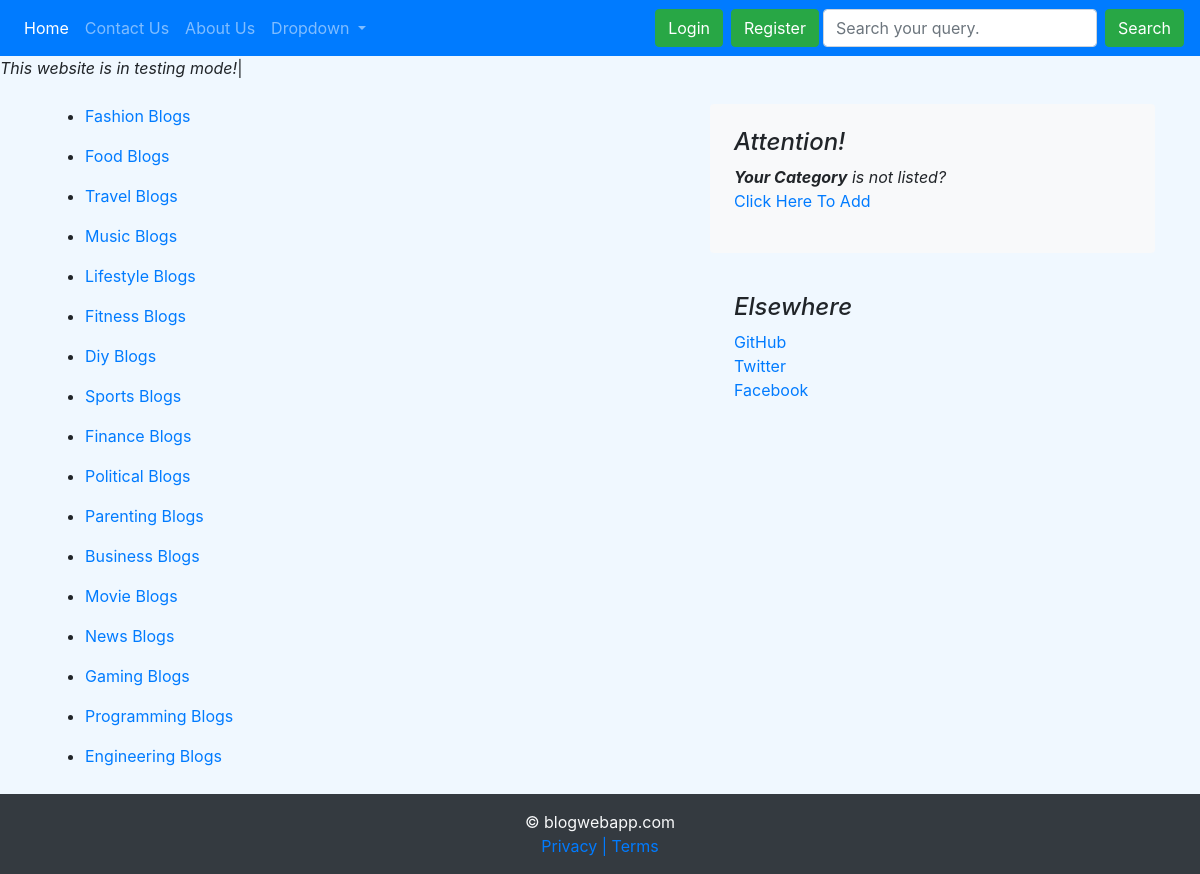
Screenshot of /catmenu/ with the database file from the repository.
### blog/models.py (models this page shows, shortened)
class Category(models.Model):
    name = models.CharField(max_length=150, default=" ")
    def __str__(self):
        return self.name
    class Meta:
        verbose_name_plural = "Categories"

### blog/views.py (the view)
# urls.py: path("catmenu/", views.catmenu, name="Catmenu"),
def catmenu(request):
    cat_menu_list = Category.objects.all()
    return render(request, 'blog/catmenu.html', {'cat_menu_list': cat_menu_list})

### blog/templates/blog/catmenu.html (shortened to what this page needs)
{% extends 'blog/basic.html' %}
{% block body %}
{% load static %}
<div class="container">
    <div class="row mt-4">
        <div class="col-md-7 blog-main">
            {% for item in cat_menu_list %}
            <ul>
                <li>
            <a style="text-decoration:none" href="{% url 'categoryView' item.id item.name|slugify %}">{{item|title}}</a>
                    </li>
            </ul>
            {% endfor %}
        </div>
        <aside class="col-md-5 blog-sidebar">
            <div class="p-4 mb-3 bg-light rounded">
                <h4 class="font-italic">Attention!</h4>
                <p class="mb-0"><b><i>Your Category</i></b> <em>is not listed?</em></p>
                <ol class="list-unstyled">
                    <li><a style="text-decoration:none" href="/blog/addcat">Click Here To Add</a></li>
                </ol>
            </div>
            <div class="p-4">
                <h4 class="font-italic">Elsewhere</h4>
                <ol class="list-unstyled">
                    <li><a style="text-decoration:none" href="#">GitHub</a></li>
                    <li><a style="text-decoration:none" href="#">Twitter</a></li>
                    <li><a style="text-decoration:none" href="#">Facebook</a></li>
                </ol>
            </div>
        </aside>
</div>
</div>
{% endblock %}

### rows the page displays
Category: name "Fashion Blogs"
Category: name "Food Blogs"
Category: name "Travel Blogs"
Category: name "Music Blogs"
Category: name "Lifestyle Blogs"
Category: name "Fitness Blogs"
Category: name "Diy Blogs"
Category: name "Sports Blogs"
Category: name "Finance Blogs"
Category: name "Political Blogs"
Category: name "Parenting Blogs"
Category: name "Business Blogs"
Category: name "Movie Blogs"
Category: name "News Blogs"
Category: name "Gaming Blogs"
Category: name "Programming Blogs"
Category: name "Engineering Blogs"
